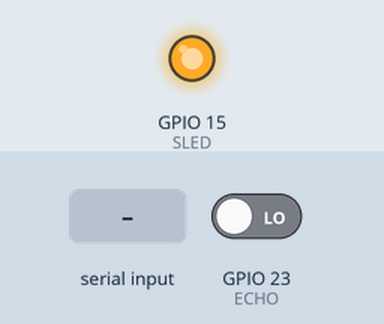
This sketch was run on a simulated ESP32. On the bench: output pins drawn as LEDs (lit = HIGH). Dashed ring = blinking. Inputs (shaded band) come from the test bench; at power-on: GPIO 23 (ECHO) LOW. WiFi joins after 1.5 s; servers stay silent unless stated; EEPROM starts erased; pins used as bus, display or sensor lines are not drawn; what the sketch prints to the serial monitor is not drawn.

Above: at 3.2 s.
3.3 s: "1," received over the second serial link
At 8.18 s:
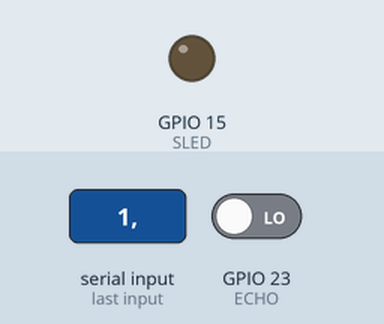
8.5 s: "0," received over the second serial link
13.7 s: "2," received over the second serial link
At 19.0 s:
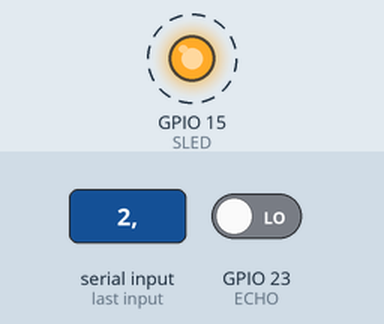
Timing chart, 0 to 24.9 s (numbered marks = the images above; inputs shaded):
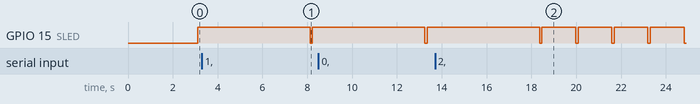

The sketch:

parkdevice.ino
```cpp
#include <FirebaseESP32.h>
#include <WiFi.h>
#include "EEPROM.h"
#include "BluetoothSerial.h"

#define WIFI_TIMEOUT        10000
#define CONNECTION_TIMEOUT  10000
#define COUNTER_THRESHOLD   20

#define FB_HOST "<Firebase host URL>"
#define FB_AUTH "<Firebase host Key>"

#define TRIG 22
#define ECHO 23
#define SLED 15

const char* BTname = "PARKSEN";
// address -> WIFI_SSID: 0, WIFI_PW: 50
String WIFI_SSID;
String WIFI_PW;
String DEVICE_ID = "NONAME";
int parked = 0;
int LEDstate = LOW;

BluetoothSerial BTSerial;
FirebaseData fbdata;

bool connectWiFi()
{
  WIFI_SSID = EEPROM.readString(0);
  WIFI_SSID.trim();
  WIFI_PW = EEPROM.readString(50);
  WIFI_PW.trim();
  DEVICE_ID = EEPROM.readString(100);
  DEVICE_ID.trim();
  Serial.printf("%s, %s, %s\n", WIFI_SSID, WIFI_PW, DEVICE_ID);
  WiFi.begin(WIFI_SSID, WIFI_PW);
  for (int i = 0; i < 10; i++)
  {
    Serial.print(".");
    delay(1000);
    if (WiFi.status() == WL_CONNECTED)
    {
      parked = 0;
      Firebase.begin(FB_HOST, FB_AUTH);
      Firebase.reconnectWiFi(true);
      return true;
    }
  }
  return false;
}

void setup()
{
  Serial.begin(115200);
  EEPROM.begin(150);
  //EEPROM.writeString(0, "");
  //EEPROM.writeString(50, "");
  //EEPROM.commit();

  pinMode(TRIG, OUTPUT);
  pinMode(ECHO, INPUT);
  pinMode(SLED, OUTPUT);

  if (!connectWiFi())
  {
    Serial.println("Cannot find WiFi");
    Serial.println("Bluetooth is now available");
    BTSerial.begin(BTname);
  }
  else
  {
    Serial.println("WiFi connected");
    Serial.print("IP: ");
    Serial.println(WiFi.localIP());
  }
}

void loop()
{
  if (BTSerial.available())
  {
    String line1 = BTSerial.readStringUntil(',');
    String line2 = BTSerial.readStringUntil(',');
    String line3 = BTSerial.readStringUntil('\n');
    line1.trim();
    line2.trim();
    line3.trim();
    Serial.printf("SSID: %s\nPW: %s\nID: %s\n", line1, line2, line3);
    EEPROM.writeString(0, line1);
    EEPROM.writeString(50, line2);
    EEPROM.writeString(100, line3);
    EEPROM.commit();
    Serial.println("Attempt to connect WiFi");
    if (!connectWiFi())
    {
      Serial.println("Cannot find WiFi");
      Serial.println("Bluetooth is now available");
      BTSerial.println("null");
      //BTSerial.begin(BTname);
    }
    else
    {
      Serial.println("WiFi connected");
      Serial.print("IP: ");
      Serial.println(WiFi.localIP());
      BTSerial.end();
      digitalWrite(SLED, HIGH);
    }
  }
  else if (WiFi.status() == WL_CONNECTED)
  {
    digitalWrite(TRIG, HIGH);
    delay(10);
    digitalWrite(TRIG, LOW);
    double dist = pulseIn(ECHO, HIGH) * 17.0 / 1000.0;
    static int ucnt = 0;
    if (parked < 0) parked = 0;
    if ((dist < 20.0) ^ parked != 0) //parking: 1 ^ 0, unparking: 0 ^ 1
    {
      digitalWrite(SLED, LOW);
      if (++ucnt >= COUNTER_THRESHOLD)
      {
        ucnt = 0;
        parked ^= 1;
        Firebase.setInt(fbdata, String(DEVICE_ID), parked);
      }
      delay(100);
      digitalWrite(SLED, HIGH);
    }
    else
    {
      ucnt = 0;
      digitalWrite(SLED, HIGH);
    }
    Serial.printf("dist: %f\ncount: %d\nparked: %d\n", dist, ucnt, parked);
  }
  else
  {
    LEDstate ^= 1;
    digitalWrite(SLED, LEDstate);
    if (parked != -1)
    {
      parked = -1;
      BTSerial.begin(BTname);
      WiFi.begin(WIFI_SSID, WIFI_PW);
    }
  }
  delay(500);
}
```
